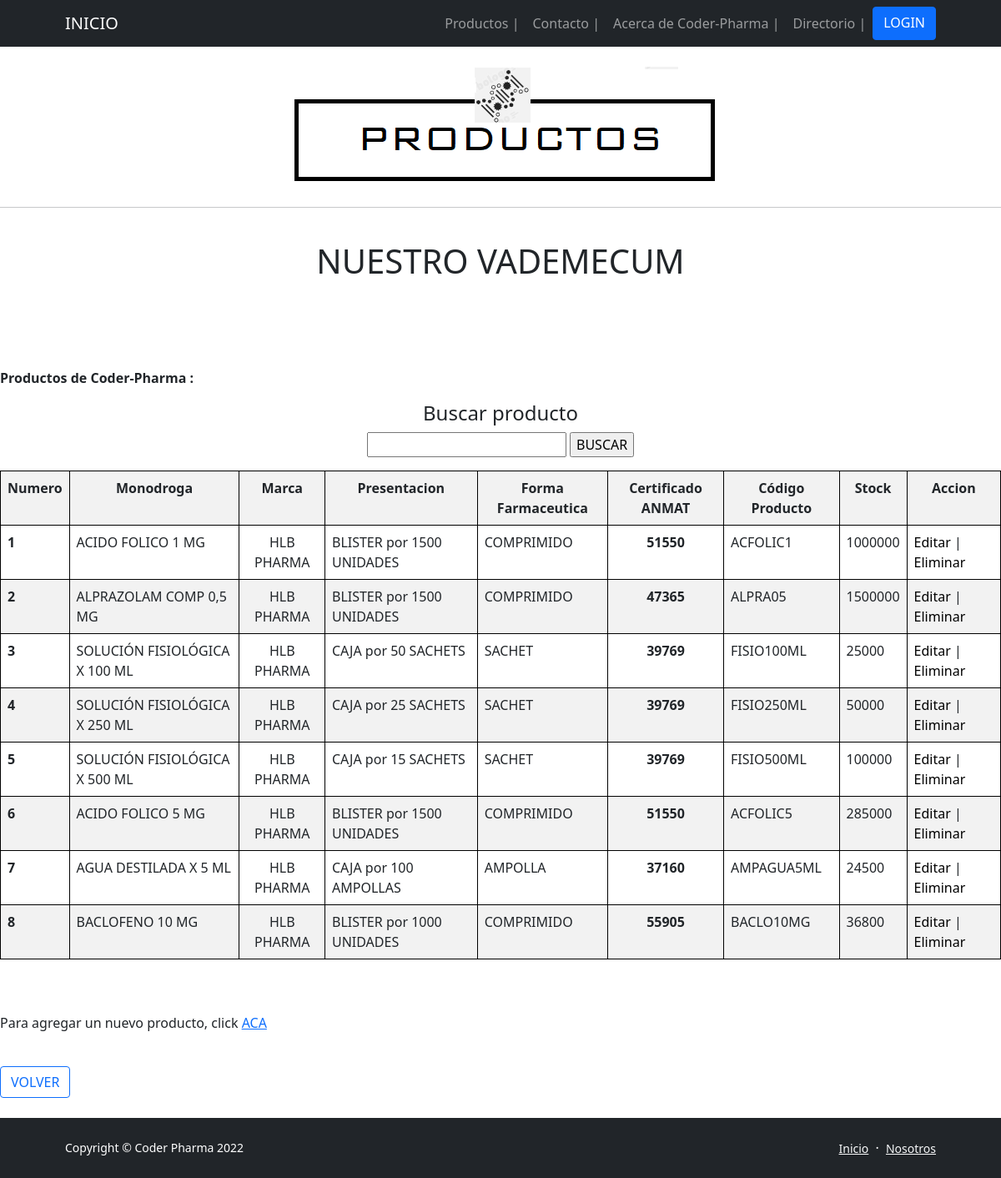
Page /App-Drogueria/Productos on the earlier database version.
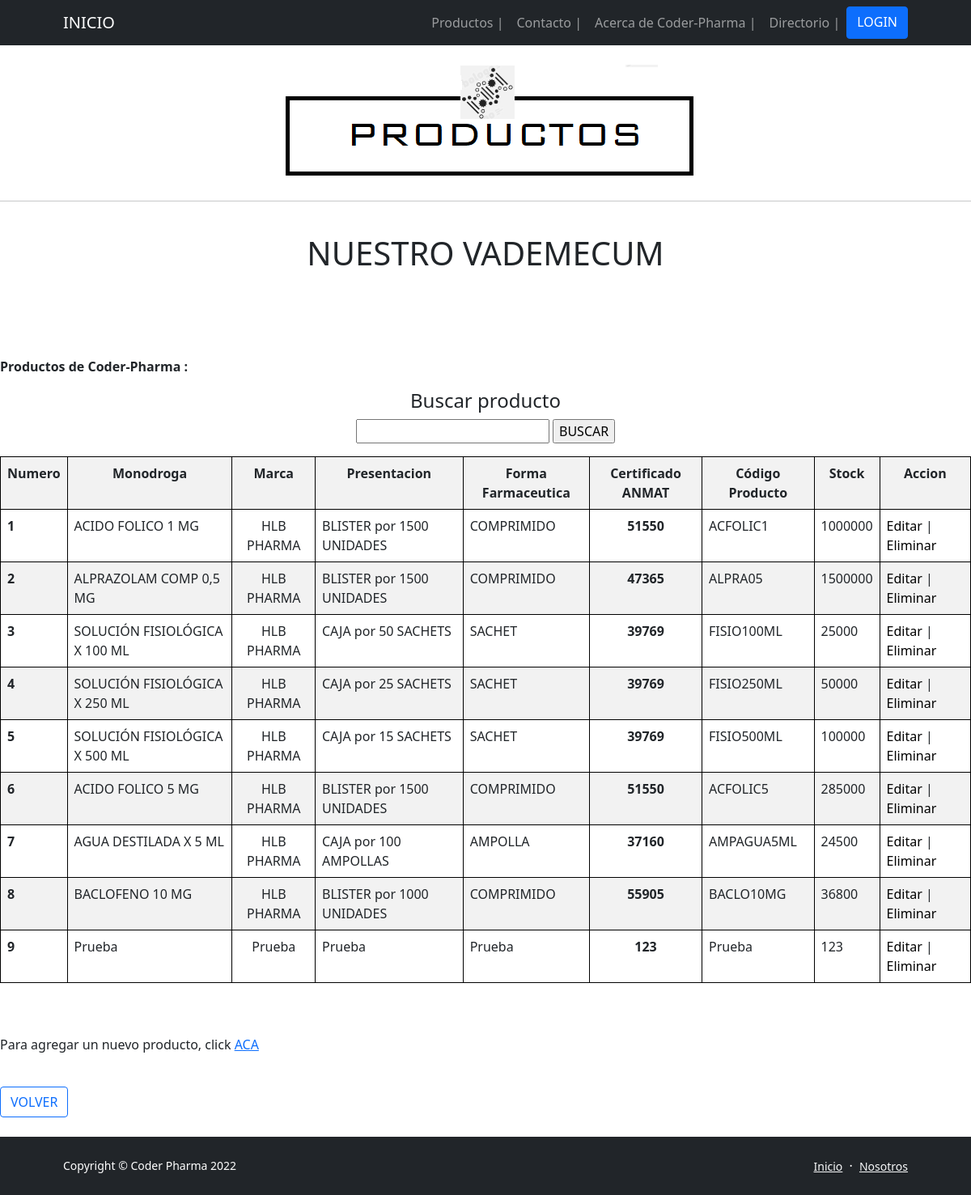
Same page on the later database version.
### App_DROGUERIA/models.py (models this page shows, shortened)
class PRODUCTO(models.Model):
    monodroga = models.CharField(max_length=50)
    marca = models.CharField(max_length=50) # Del laboratorio productor - Ej. Rivero, Drawer, Klonal, Bayer, Bago, etc.
    presentacion = models.CharField(max_length=50) # Presentacion de la caja/BLISTER - Ej.: BLISTER x 15 Comp / CAJA x 100 Ampollas
    formFarmaceutica = models.CharField(max_length=50) # Comprimido, Capsula, Sachet, Ampolla, Frasco Ampolla, etc.
    certificado = models.IntegerField() # ANMAT
    codigoProducto = models.CharField(max_length=50)
    stock = models.IntegerField()
    class meta():
        ordering = ('-monodroga',)

### App_DROGUERIA/views.py (the view)
# urls.py: path('Productos', Productos, name = "02_Productos"),
def Productos(request):
    productos = PRODUCTO.objects.all()
    return render(request,"02 - Productos.html", {"Vademecum": productos})

### App_DROGUERIA/Templates/02 - Productos.html (shortened to what this page needs)
{% extends '00 - ORIGEN (b).html' %}
{% load static %}
{% block blockname %}
</head>
    <body>
        <br>
        <p class="text-center"><img class="img-fluid rounded mb-5 mb-lg-0" src="http://127.0.0.1:8000/media/imagenes/Productos.png" alt="..." /></p>
        <hr>
        <br>
        <h1 class="text-center">NUESTRO VADEMECUM</h1>
        <br>
        <br>
        <br>
        <br>
        <p><b> Productos de Coder-Pharma : </b></p>
    <center>
        <h4 class="text-center"> Buscar producto </h4>
        <form action="{% url '02_BuscarProducto' %}" method="GET"> {% csrf_token %}
        <p><input type="text" name="monodroga">
        <input type="submit" value="BUSCAR">
        </p>
        </form>
        <table class="table table-striped" >
            <tr>
                <th class="text-center">Numero</th>
                <th class="text-center">Monodroga</th>
                <th class="text-center">Marca</th>
                <th class="text-center">Presentacion</th>
                <th class="text-center">Forma Farmaceutica</th>
                <th class="text-center">Certificado ANMAT</th>
                <th class="text-center">Código Producto</th>
                <th class="text-center">Stock</th>
                <th class="text-center">Accion</th>
            </tr>
                {% for productos in Vademecum %}
            <tr>
                <th scope="row">{{forloop.counter}}</th>
                <td>{{productos.monodroga}}</td>
                <td class="text-center">{{productos.marca}}</td>
                <td>{{productos.presentacion}}</td>
                <td>{{productos.formFarmaceutica}}</td>
                <td class="text-center"><b>{{productos.certificado}}</b></td>
                <td>{{productos.codigoProducto}}</td>
                <td>{{productos.stock}}</td>
                <td>
                    <a style="color: black; text-decoration: none" href="{% url '02_EditaProducto' productos.id %}">Editar</a> |
                    <a style="color: black; text-decoration: none" href="{% url '02_EliminaProducto' productos.id %}">Eliminar</a>
                </td>
            </tr>
                {% endfor %}
        </table>
    </center>
    <br>
    <br>
    <p> Para agregar un nuevo producto, click  <a href="{% url '02_AgregaProducto' %}">ACA</a> </p>
    <br>
    <a href="{% url '04_AcercadeCoderPharma' %}" class="btn btn-outline-primary" disabled>VOLVER</a>
    <br>
    </body>
</html>
{% endblock blockname %}

Differences in the rows shown:
added PRODUCTO: monodroga "Prueba", marca "Prueba", presentacion "Prueba", formFarmaceutica "Prueba", certificado "123", codigoProducto "Prueba", stock "123"
